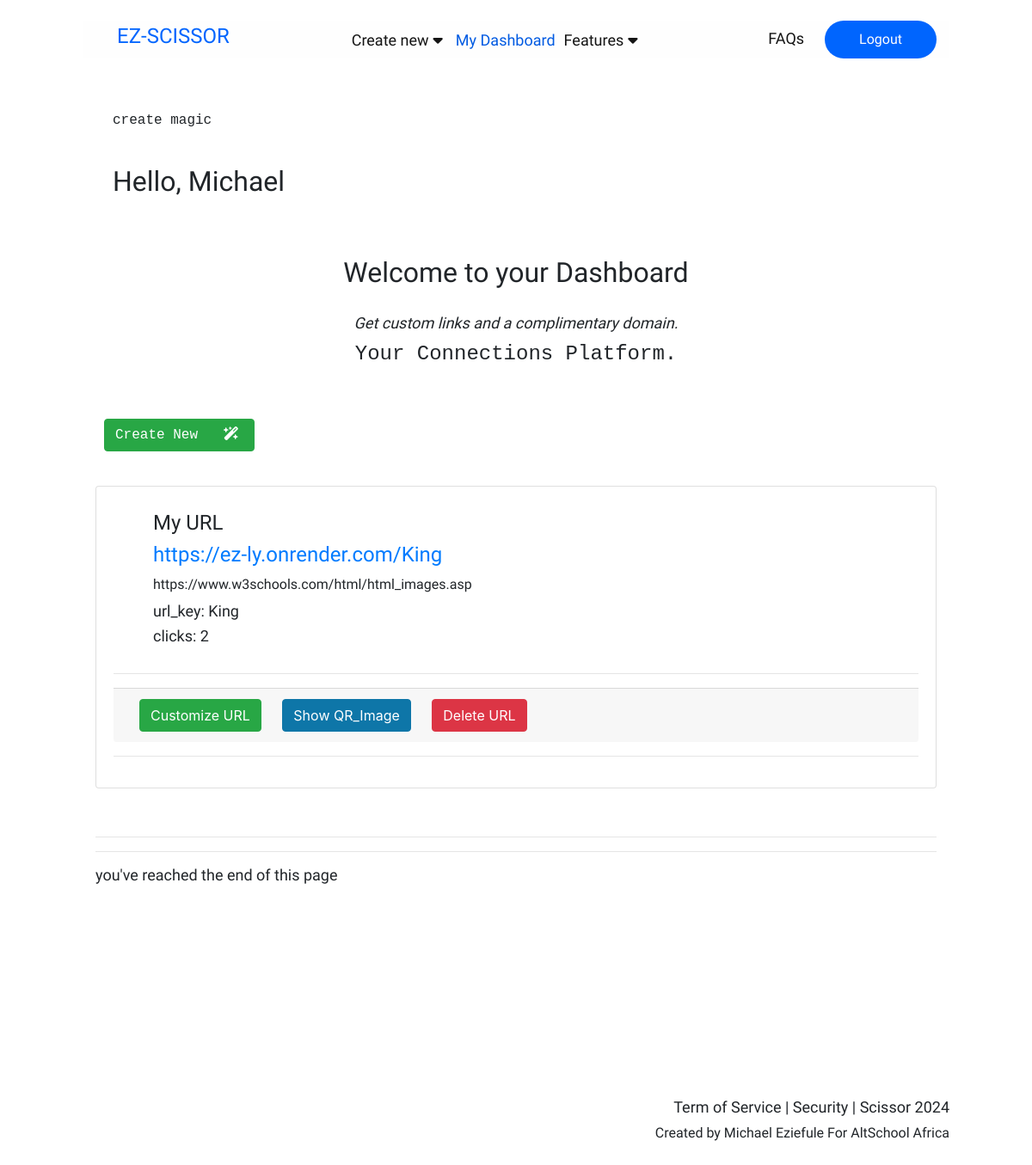
/ezzy/dashboard (signed in), run on an earlier commit of the app's database.
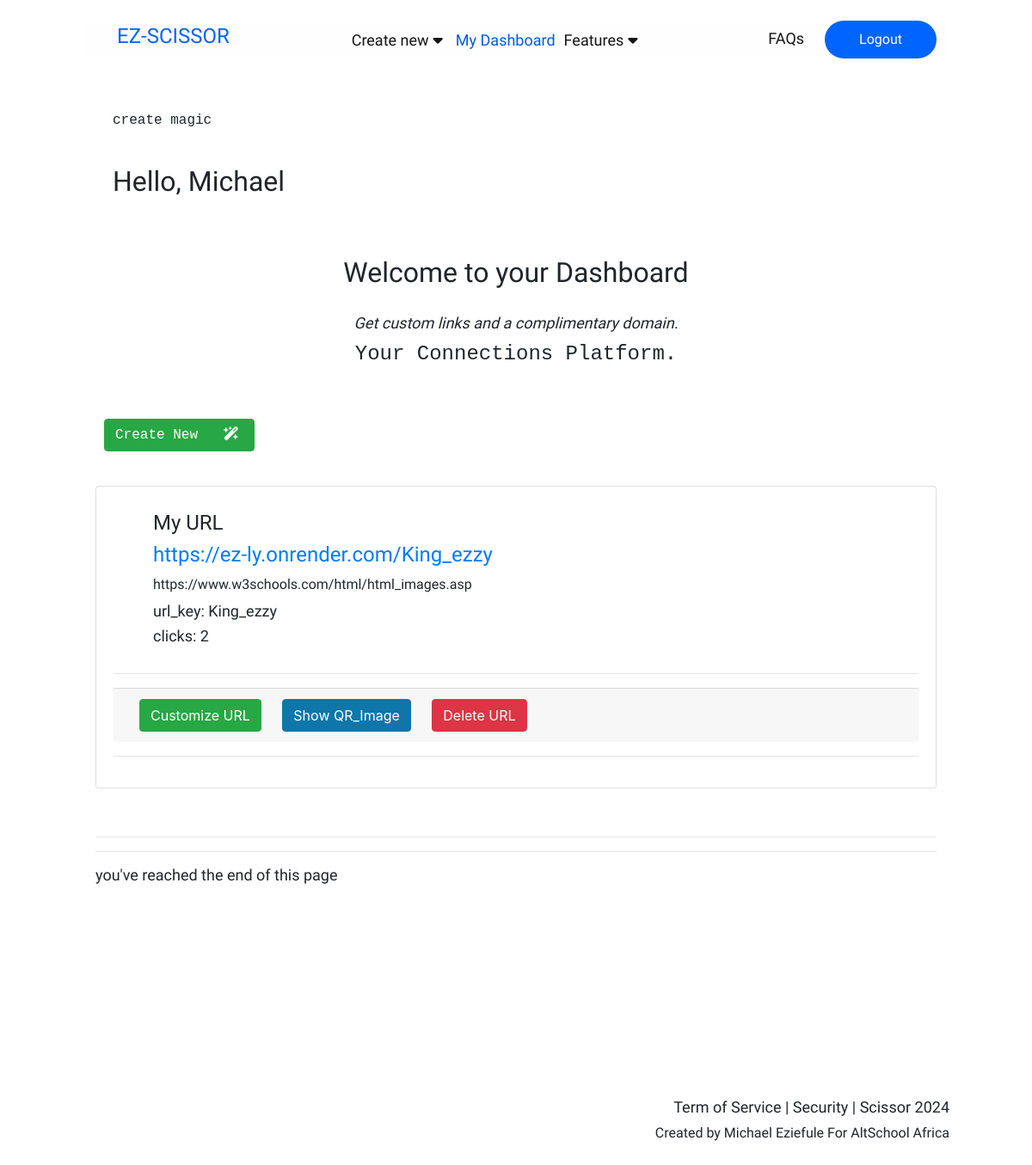
And on a later commit of the database.
### storage/model.py (models this page shows)
class USER(Base):
    __tablename__ = 'users'
    id = Column(Integer, primary_key=True, index = True)
    firstname = Column(String, nullable= False)
    lastname = Column(String, nullable= False)
    email = Column(String, nullable= False, unique=True)
    password = Column(String, nullable= False, index= True)
    urls = relationship("URL", back_populates = "owner")

class URL(Base):
    __tablename__ = 'urls'
    id = Column(Integer, primary_key=True, index = True)
    title = Column(String, nullable=True, default="My Title")
    target_url = Column(String, nullable=True)
    key = Column(String, nullable= False, unique=True)
    clicks = Column(Integer, default=0)
    is_active = Column(Boolean, default=True)
    date_created = Column(Date, nullable= False)
    owner_id = Column(Integer, ForeignKey("users.id"), default=0)
    owner = relationship("USER", back_populates = "urls")

### router/webpage.py (the view)
@router.get("/dashboard", response_class=HTMLResponse)
async def dashboard(
    request: Request,
    db:Session=Depends(database.get_db)
    ):
    user = service.get_user_from_token(request, db)
    if not user:
        return RedirectResponse("/auth/login")
    """View URL."""
    urls = db.query(model.URL).filter(model.URL.owner_id == user.id).all()
    base_url = URL(get_settings().base_url)
    return templates.TemplateResponse(
        "dashboard.html",{
        "request": request,
        "urls": urls,
        "user": user,
        "base_url": base_url}
    )

### templates/dashboard.html (shortened to what this page needs)
{% include 'layout.html' %}
<div class="container">
    <div class="card-body text-monospace"></div>
    <div class="card-body text-monospace">create magic</div>
    <div class="card-body">
        <h2>Hello, {{user.firstname}}</h2>
    </div>
    <div class="card-body text-center">
        <div class="card-body"><h2>Welcome to your Dashboard</h2></div>
        <h4 class="card-title"><i>Get custom links and a complimentary domain.</i></h4>
        <h3 class="card-text text-monospace">
            Your Connections Platform.
        </h3>
    </div>
    <div class="card-body"></div>
    <button
        onclick="window.location.href='/create_url'"
        type="button"
        class="btn btn-success text-monospace"
    >
        Create New
        <i class="fa fa-magic-wand-sparkles"></i>
    </button>
    <div class="card-body"></div>
    <div class="card">
        <div class="card-body">
            {% for url in urls %}
            <div class="navbar">
                <div class="col">
                    <div class="container">
                        <div><h3>{{url.title}}</h3></div>
                        <div><a href="{{base_url}}{{url.key}}" target ="_blank"><h3 style ="color:#007bff">{{base_url}}{{url.key}}</h3></a></div>
                        <div><h5>{{url.target_url}}</h5></div>
                        <div><h4>url_key: {{url.key}}</h4></div>
                        <div><h4>clicks: {{url.clicks}}</h4></div>
                    </div>
                </div>
            </div>
            <hr class="orb-divider"></hr>
            <div class="">
                <div class="card-footer card-link">
                    <button
                    onclick="window.location.href='/customize/{{url.key}}'"
                    type="button"
                    class="btn btn-success"
                    >
                        Customize URL
                    </button>
                    <button
                    type="button" class="btn btn-primary">
                        <a href = "https://api.qrserver.com/v1/create-qr-code/?data={{base_url}}{{url.key}}&size=300x300" download="{{url.key}}.png" target=_blank class="btn-primary">
                            Show QR_Image
                        </a>
                    </button>
                    <button
                    onclick="window.location.href='/delete/{{url.key}}'"
                    type="button"
                    class="btn btn-danger"
                    >
                        Delete URL
                    </button>
                </div>
            </div>
            <hr class="orb-divider"></hr>
            {% endfor %}
        </div>
    </div>
    <div class="card-body"></div>
    <hr class="orb-divider"></hr>
    <hr class="orb-divider"></hr>
    <div class=""><h4>you've reached the end of this page</h4></div>
</div>
<div class="card-body"></div>
<div class="whyscissors"></div>
{% include 'footnote.html' %}

### templates/layout.html (shortened to what this page needs)
<!DOCTYPE html>
<html lang="en">
<head>
    <link
    rel="stylesheet"
    href="{{url_for('static', path='/css/bootstrap.css') }}"
    />
    <link rel="stylesheet"
    type="text/css" href="{{url_for('static', path='/css/main.css')}}"/>
    <link
    rel="stylesheet"
    href="{{url_for('static', path='/css/mediaquerry.css')}}"
    />
    <link
    rel="stylesheet"
    href="{{url_for('static', path='/css/mquerry4mobile.css') }}"
    />
    <link
    rel="stylesheet"
    href="https://cdnjs.cloudflare.com/ajax/libs/font-awesome/6.1.1/css/all.min.css"
    />
    <link
    rel="stylesheet"
    href="https://cdnjs.cloudflare.com/ajax/libs/font-awesome/6.5.1/css/brands.min.css"
    />
    <link
    rel="stylesheet"
    href="https://cdnjs.cloudflare.com/ajax/libs/font-awesome/6.4.0/css/all.min.css"
    />
</head>
<body>
    {% include "navbar.html" %}
</body>
</html>

### templates/navbar.html (shortened to what this page needs)
{% if user %}
<div class="Heroheader">
    <div class="logo">
        <div class="Logo-text">
            <a href="{{url_for('homepage')}}" class="active"><h3>EZ-SCISSOR</h3></a>
        </div>
    </div>
    <div class="nav">
        <a href="{{url_for('create_url')}}" class="active">Create new<i class="fa fa-caret-down"></i></a>
        <a href="{{url_for('dashboard')}}" class="urls">My Dashboard</a>
        <a href="{{url_for('features')}}" class="active">Features<i class="fa fa-caret-down"></i></a>
    </div>
    <div class="login">
        <a href="{{url_for('faq_page')}}">FAQs</a>
        <a href="{{url_for('logout')}}">
            <button class="button">Logout</button>
        </a>
    </div>
</div>
{% endif %}

### templates/footnote.html (shortened to what this page needs)
<div class="footnote">
    <h4>Term of Service | Security | Scissor 2024</h4>
    <h5>Created by Michael Eziefule For AltSchool Africa</h5>
</div>

### static/css/main.css (style rules this page uses)
:root { --bg-black-000: #000000; --bg-black-200: #1E1E1E; --bg-green-100: #067808; --bg-white-100: #E2E9F0; --bg-yellow-000: #EAC81F; --bg-black-400: #F8F7F7; --bg-black-300: #FEFEFE; --bg-color-000: #FFFFFF; --text-Main-text: #141414; --text-Primary-300: #0065fe; --text-Primary-400: #005AE2; --bg-color-400: #1E3448; }
* { margin: 0; padding: 0; outline: none; text-decoration: none; box-sizing: border-box; }
a { text-decoration: none; font-size: 18px; }
h5 { font-size: 18px; font-weight: 300; line-height: 24px; font-family: 'Kanit', sans-serif; }
h2 { font-size: 40px; font-weight: 500; font-family: 'Kanit', sans-serif; }
h3 { font-size: 24px; font-weight: 400; font-family: 'Kanit', sans-serif; }
h4 { font-size: 18px; font-weight: 400; font-family: 'Kanit', sans-serif; }
body { width: 100%; padding: 2% 10%; height: auto; }
.Heroheader { background-color: var(--bg-black-300); width: 100%; display: flex; justify-content: space-between; margin: auto; padding: 0; }
.logo,.nav,.login { align-self: center; align-content: center; height: auto; width: auto; }
.logo a { font-weight: 900; color: var(--text-Primary-300); }
.nav a, .login a { padding: 0 20px; justify-content: space-between; color: var(--text-Main-text); font-size: 18px; font-weight: 400; font-family: 'Kanit', sans-serif; }
.logo { display: flex; justify-content: center; }
.nav .urls { color: var(--text-Primary-400); font-weight: 400; }
.fa { padding: 0 5px; }
.logo, .login { font-family: 'Kanit', sans-serif; text-align: center; }
button { white-space: nowrap; border: none; border-radius: 24px; align-self: center; font-size: 16px; padding: 10px 40px; margin: 0 10px; color: var(--bg-black-300); background-color: var(--text-Primary-300); }
.whyscissors { margin: auto; padding: 100px 0; display: flex; justify-content: space-between; }
.fa-magic-wand-sparkles { padding-left: 20px; }
.footnote { margin: 0; text-align: right; }

### static/css/mediaquerry.css (style rules this page uses)
@media only screen and (min-width: 1024px) { body { padding: 2% 8%; } }
@media only screen and (min-width: 1024px) { .nav a, .login a { padding: 0 5px; } }
@media only screen and (min-width: 1024px) { a { font-size: 16px; } }
@media only screen and (min-width: 1024px) { h2 { font-size: 32px; } }
@media only screen and (min-width: 1024px) { h3 { font-size: 24px; } }
@media only screen and (min-width: 1024px) { h4 { font-size: 18px; } }
@media only screen and (min-width: 1024px) { h5 { font-size: 16px; } }

What changed in the data, as far as the page shows it:
changed URL "My URL": key "King" → "King_ezzy"
